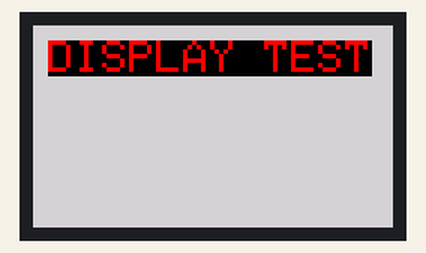
Recording of a sketch running on a simulated ESP32. Shown: 240×135 colour display. What the sketch prints to the serial monitor is not drawn.

Above: at 0.2 s.
At 5.1 s:
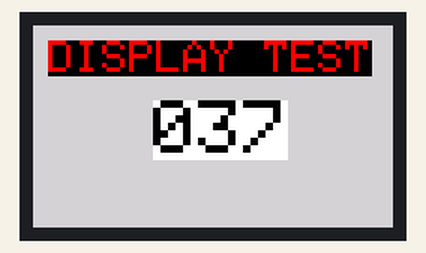
At 10.1 s:
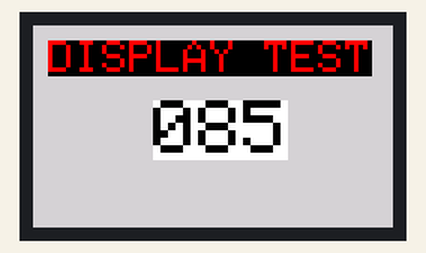
At 20.0 s:
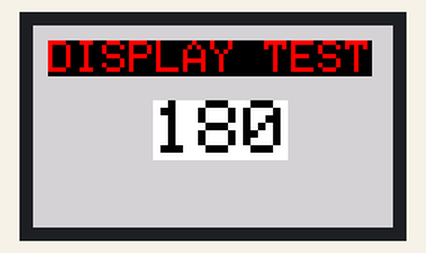
At 29.91 s:
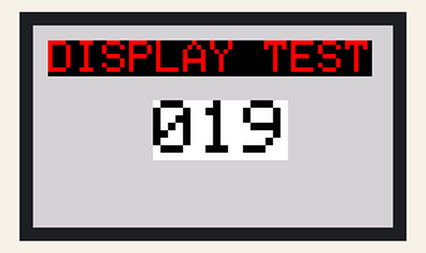
At 39.93 s:
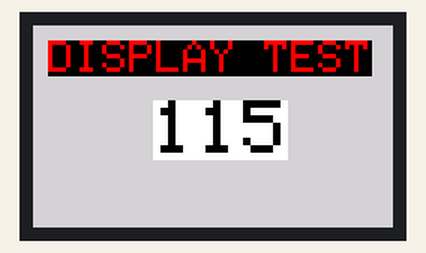

The sketch:

display_test.ino
```cpp
// Simple test of device display functionality.

#include <TFT_eSPI.h>
// to get display to work when using LilyGo TTGO T-Display, find and uncomment the following line
// in the TFT_eSPI User_Setup_Select.h file. [Documents/arduino/libraries/TFT_eSPI/]
// #include <User_Setups/Setup26_TTGO_T_Display.h>

#define DISP_W 135
#define DISP_H 240

TFT_eSPI tft = TFT_eSPI(DISP_W, DISP_H);

uint8_t counter = 0;

void init_tft() {
  tft.init();
  tft.setRotation(1);
  tft.fillScreen(TFT_LIGHTGREY);
}

void setup() {
  Serial.begin(115200);
  Serial.println("Serial Init.");

  init_tft();
  Serial.println("TFT Init.");

  // create header
  tft.setTextSize(3);
  tft.setTextColor(TFT_RED, TFT_BLACK);
  tft.setCursor(10, 10);
  tft.println("DISPLAY TEST");

  // configure counter text
  tft.setTextSize(5);
  tft.setTextColor(TFT_BLACK, TFT_WHITE);

  delay(1000);
  Serial.println("Setup func complete.");
}

void loop() {
  tft.setCursor(80, 50);
  tft.printf("%03u", counter++);

  delay(100);
}
```
